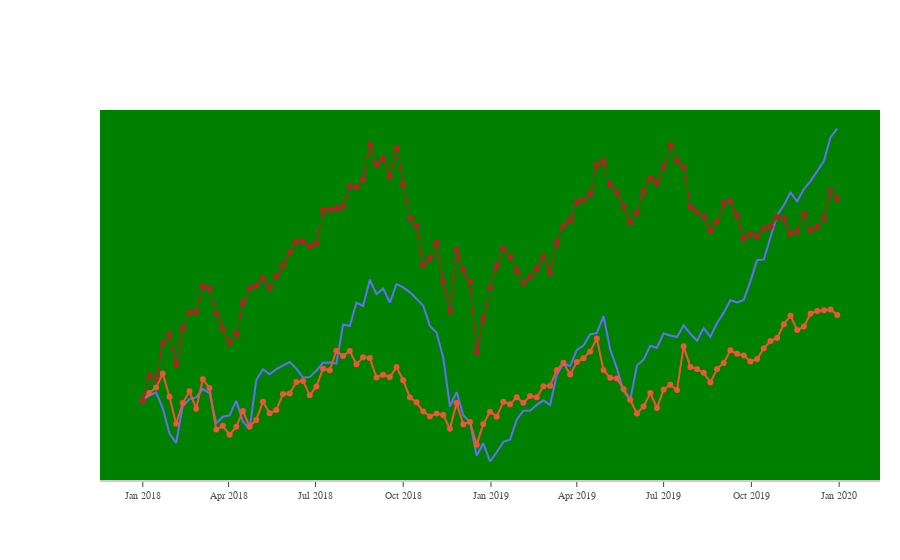

Notebook code for this chart:
### Code cell
df_stocks = px.data.stocks()
px.line(df_stocks, x='date', y='GOOG', labels={'x': 'Date', 'y':'Price'})
px.line(df_stocks, x='date', y=['GOOG', 'AAPL'],
       labels={'x':'Date', 'y':'Price'}, title='AAPL VS GOOG')
fig = go.Figure()
fig.add_trace(go.Scatter(x=df_stocks.date, y=df_stocks.AAPL,
                        mode='lines', name='Apple'))
fig.add_trace(go.Scatter(x=df_stocks.date, y=df_stocks.GOOG,
                        mode='lines+markers', name='Google'))
fig.add_trace(go.Scatter(x=df_stocks.date, y=df_stocks.AMZN,
                        mode='lines+markers', name='Amazon',
                        line=dict(color='firebrick', width=2,
                                 dash='dashdot')))

fig.update_layout(
xaxis=dict(
showline=True, showgrid=False, showticklabels=True,
linecolor='rgb(204,204,204)',
linewidth=2, ticks='outside', tickfont=dict(
family='Arial', size=10, color='rgb(82,82,82)',
),
),
yaxis=dict(showgrid=False, zeroline=False, showline=False,
          showticklabels=False),
autosize=False,
margin=dict(
autoexpand=False, l=100, r=20, t=110, ),
showlegend=False, plot_bgcolor='green')
